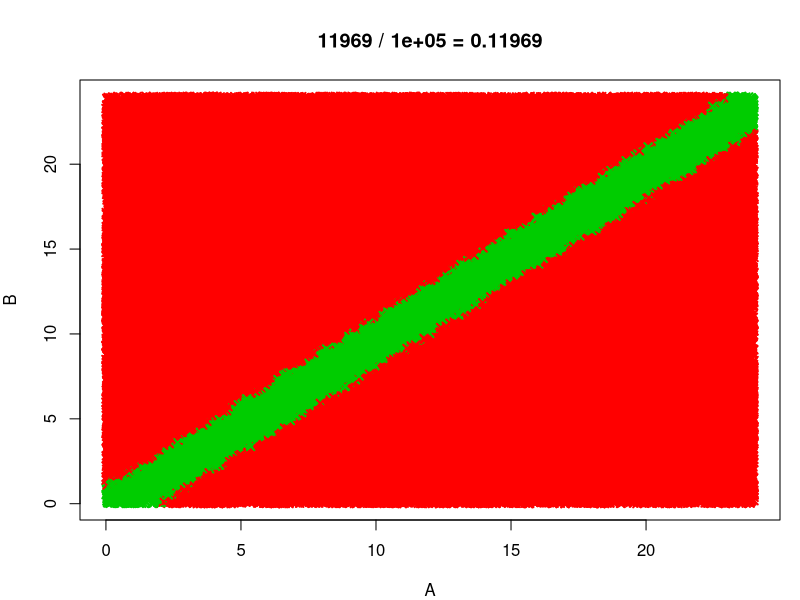

Reproduce this figure in R.
# Priklad 10

n <- 100000

# nastaveni grafickych parametru, vice viz "?par"
par (mfrow = c(1,1), mar = c (4,4,4,1))
# prikazem "plot" s parametrem type="n" prichystame prazdny souradnicovy system 
plot (c(0,24), c(0,24), type = "n", xlab = "A", ylab = "B")

# funkce "runif" generuje vektor (delky n) nahodnych cisel nezavisle generovanych v zadanem intervalu 
A <- runif (n, 0, 24)
B <- runif (n, 0, 24)

# funkce "cbind" vytvari matici z vektoru (matic) tak, ze je umisti jako sloupce vedle sebe
# funkce "data.frame" vytvari datovou tabulku
# v datove tabulce sloupce odpovidaji jednotlivym promennych, radky odpovidaji jednotlivym merenim (opakovanim pokusu)
V <- data.frame (cbind (A, B))
# logicka formule
V$ok <- (V$B - 1 <= V$A) & (V$A <= V$B + 2) 
V$color <- ifelse (V$ok, "#00cc00", "#ff0000")
V$symbol <- ifelse (V$ok, 4, 4)

# prikaz "points" vykresluje body, jejich souradnice jsou zadany vektory jako prvni dva argumenty
# parametr col nastavuje barvu, parametr pch kreslici symbol, lwd tloustku car
points (V$A, V$B, col = V$color, pch = V$symbol, lwd = 2)
# spocitame a do obrazku vypiseme relativni cetnost
nA <- sum (V$ok)
fA <- nA / n
title (main = paste (nA, "/", n, "=", fA))
